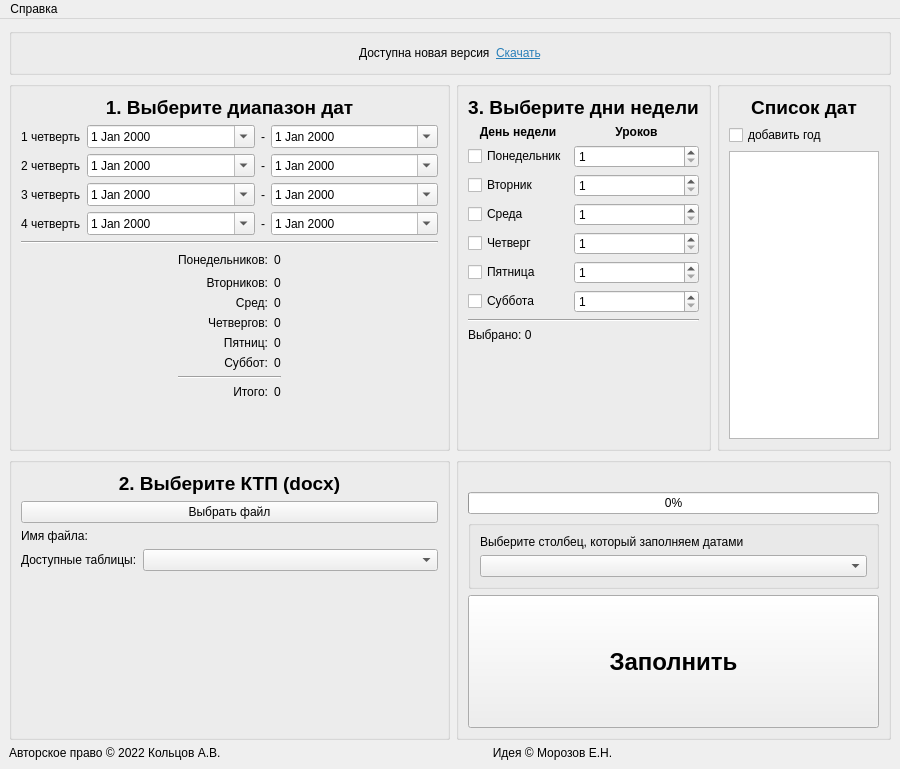
<?xml version="1.0" encoding="UTF-8"?>
<ui version="4.0">
 <class>MainWindow</class>
 <widget class="QMainWindow" name="MainWindow">
  <property name="geometry">
   <rect>
    <x>0</x>
    <y>0</y>
    <width>900</width>
    <height>769</height>
   </rect>
  </property>
  <property name="sizePolicy">
   <sizepolicy hsizetype="Fixed" vsizetype="Fixed">
    <horstretch>0</horstretch>
    <verstretch>0</verstretch>
   </sizepolicy>
  </property>
  <property name="windowTitle">
   <string>Автозаполнение дат в КТП</string>
  </property>
  <widget class="QWidget" name="centralwidget">
   <layout class="QGridLayout" name="gridLayout">
    <item row="2" column="0">
     <widget class="QGroupBox" name="frame_3">
      <layout class="QVBoxLayout" name="verticalLayout_3">
       <item>
        <widget class="QLabel" name="label03">
         <property name="enabled">
          <bool>true</bool>
         </property>
         <property name="sizePolicy">
          <sizepolicy hsizetype="Preferred" vsizetype="Fixed">
           <horstretch>0</horstretch>
           <verstretch>0</verstretch>
          </sizepolicy>
         </property>
         <property name="font">
          <font>
           <pointsize>14</pointsize>
           <weight>75</weight>
           <bold>true</bold>
           <underline>false</underline>
           <kerning>true</kerning>
          </font>
         </property>
         <property name="layoutDirection">
          <enum>Qt::LeftToRight</enum>
         </property>
         <property name="autoFillBackground">
          <bool>false</bool>
         </property>
         <property name="text">
          <string>2. Выберите КТП (docx)</string>
         </property>
         <property name="textFormat">
          <enum>Qt::AutoText</enum>
         </property>
         <property name="scaledContents">
          <bool>false</bool>
         </property>
         <property name="alignment">
          <set>Qt::AlignCenter</set>
         </property>
        </widget>
       </item>
       <item>
        <widget class="QPushButton" name="pushButton">
         <property name="sizePolicy">
          <sizepolicy hsizetype="Preferred" vsizetype="Fixed">
           <horstretch>0</horstretch>
           <verstretch>0</verstretch>
          </sizepolicy>
         </property>
         <property name="text">
          <string>Выбрать файл</string>
         </property>
         <property name="autoRepeat">
          <bool>false</bool>
         </property>
         <property name="autoExclusive">
          <bool>false</bool>
         </property>
         <property name="autoDefault">
          <bool>false</bool>
         </property>
         <property name="default">
          <bool>false</bool>
         </property>
         <property name="flat">
          <bool>false</bool>
         </property>
        </widget>
       </item>
       <item>
        <layout class="QHBoxLayout" name="horizontalLayout">
         <property name="spacing">
          <number>17</number>
         </property>
         <item>
          <widget class="QLabel" name="label11">
           <property name="sizePolicy">
            <sizepolicy hsizetype="Preferred" vsizetype="Preferred">
             <horstretch>0</horstretch>
             <verstretch>0</verstretch>
            </sizepolicy>
           </property>
           <property name="text">
            <string>Имя файла:</string>
           </property>
           <property name="alignment">
            <set>Qt::AlignLeading|Qt::AlignLeft|Qt::AlignTop</set>
           </property>
          </widget>
         </item>
         <item>
          <widget class="QLabel" name="label_files">
           <property name="sizePolicy">
            <sizepolicy hsizetype="Expanding" vsizetype="Preferred">
             <horstretch>0</horstretch>
             <verstretch>0</verstretch>
            </sizepolicy>
           </property>
           <property name="maximumSize">
            <size>
             <width>400</width>
             <height>16777215</height>
            </size>
           </property>
           <property name="text">
            <string/>
           </property>
           <property name="alignment">
            <set>Qt::AlignLeading|Qt::AlignLeft|Qt::AlignTop</set>
           </property>
          </widget>
         </item>
        </layout>
       </item>
       <item>
        <layout class="QGridLayout" name="gridLayout_4">
         <item row="0" column="1">
          <widget class="QComboBox" name="comboBoxTables">
           <property name="sizePolicy">
            <sizepolicy hsizetype="Expanding" vsizetype="Fixed">
             <horstretch>0</horstretch>
             <verstretch>0</verstretch>
            </sizepolicy>
           </property>
           <property name="maximumSize">
            <size>
             <width>300</width>
             <height>16777215</height>
            </size>
           </property>
          </widget>
         </item>
         <item row="0" column="0">
          <widget class="QLabel" name="label12">
           <property name="sizePolicy">
            <sizepolicy hsizetype="Minimum" vsizetype="Preferred">
             <horstretch>0</horstretch>
             <verstretch>0</verstretch>
            </sizepolicy>
           </property>
           <property name="text">
            <string>Доступные таблицы:</string>
           </property>
          </widget>
         </item>
        </layout>
       </item>
       <item>
        <widget class="QLabel" name="labelHours">
         <property name="text">
          <string/>
         </property>
        </widget>
       </item>
       <item>
        <spacer name="verticalSpacer_3">
         <property name="orientation">
          <enum>Qt::Vertical</enum>
         </property>
         <property name="sizeHint" stdset="0">
          <size>
           <width>20</width>
           <height>40</height>
          </size>
         </property>
        </spacer>
       </item>
      </layout>
     </widget>
    </item>
    <item row="4" column="0" colspan="3">
     <layout class="QHBoxLayout" name="horizontalLayout_2">
      <item>
       <widget class="QLabel" name="labelCopyright">
        <property name="text">
         <string>Авторское право © 2022 Кольцов А.В.</string>
        </property>
       </widget>
      </item>
      <item>
       <widget class="QLabel" name="labelIdea">
        <property name="sizePolicy">
         <sizepolicy hsizetype="Expanding" vsizetype="Preferred">
          <horstretch>0</horstretch>
          <verstretch>0</verstretch>
         </sizepolicy>
        </property>
        <property name="text">
         <string>Идея © Морозов Е.Н.</string>
        </property>
        <property name="alignment">
         <set>Qt::AlignCenter</set>
        </property>
       </widget>
      </item>
      <item>
       <widget class="QLabel" name="labelVersion">
        <property name="text">
         <string/>
        </property>
        <property name="alignment">
         <set>Qt::AlignRight|Qt::AlignTrailing|Qt::AlignVCenter</set>
        </property>
       </widget>
      </item>
     </layout>
    </item>
    <item row="1" column="0">
     <widget class="QGroupBox" name="frame_1">
      <layout class="QVBoxLayout" name="verticalLayout">
       <item>
        <widget class="QLabel" name="label01">
         <property name="enabled">
          <bool>true</bool>
         </property>
         <property name="font">
          <font>
           <pointsize>14</pointsize>
           <weight>75</weight>
           <bold>true</bold>
           <underline>false</underline>
           <kerning>true</kerning>
          </font>
         </property>
         <property name="layoutDirection">
          <enum>Qt::LeftToRight</enum>
         </property>
         <property name="autoFillBackground">
          <bool>false</bool>
         </property>
         <property name="text">
          <string>1. Выберите диапазон дат</string>
         </property>
         <property name="textFormat">
          <enum>Qt::AutoText</enum>
         </property>
         <property name="scaledContents">
          <bool>false</bool>
         </property>
         <property name="alignment">
          <set>Qt::AlignCenter</set>
         </property>
        </widget>
       </item>
       <item>
        <layout class="QGridLayout" name="gridLayout_2">
         <property name="topMargin">
          <number>0</number>
         </property>
         <item row="3" column="2">
          <widget class="QLabel" name="label_8">
           <property name="text">
            <string>-</string>
           </property>
          </widget>
         </item>
         <item row="2" column="2">
          <widget class="QLabel" name="label_7">
           <property name="text">
            <string>-</string>
           </property>
          </widget>
         </item>
         <item row="0" column="2">
          <widget class="QLabel" name="label_5">
           <property name="sizePolicy">
            <sizepolicy hsizetype="Preferred" vsizetype="Preferred">
             <horstretch>0</horstretch>
             <verstretch>0</verstretch>
            </sizepolicy>
           </property>
           <property name="text">
            <string>-</string>
           </property>
          </widget>
         </item>
         <item row="0" column="3">
          <widget class="QDateEdit" name="dateEdit1">
           <property name="sizePolicy">
            <sizepolicy hsizetype="Expanding" vsizetype="Fixed">
             <horstretch>0</horstretch>
             <verstretch>0</verstretch>
            </sizepolicy>
           </property>
           <property name="calendarPopup">
            <bool>true</bool>
           </property>
          </widget>
         </item>
         <item row="3" column="0">
          <widget class="QLabel" name="label3">
           <property name="text">
            <string>4 четверть</string>
           </property>
          </widget>
         </item>
         <item row="1" column="1">
          <widget class="QDateEdit" name="dateEdit2">
           <property name="sizePolicy">
            <sizepolicy hsizetype="Preferred" vsizetype="Fixed">
             <horstretch>0</horstretch>
             <verstretch>0</verstretch>
            </sizepolicy>
           </property>
           <property name="calendarPopup">
            <bool>true</bool>
           </property>
          </widget>
         </item>
         <item row="2" column="1">
          <widget class="QDateEdit" name="dateEdit4">
           <property name="sizePolicy">
            <sizepolicy hsizetype="Preferred" vsizetype="Fixed">
             <horstretch>0</horstretch>
             <verstretch>0</verstretch>
            </sizepolicy>
           </property>
           <property name="calendarPopup">
            <bool>true</bool>
           </property>
          </widget>
         </item>
         <item row="1" column="3">
          <widget class="QDateEdit" name="dateEdit3">
           <property name="sizePolicy">
            <sizepolicy hsizetype="Preferred" vsizetype="Fixed">
             <horstretch>0</horstretch>
             <verstretch>0</verstretch>
            </sizepolicy>
           </property>
           <property name="calendarPopup">
            <bool>true</bool>
           </property>
          </widget>
         </item>
         <item row="0" column="0">
          <widget class="QLabel" name="label0">
           <property name="sizePolicy">
            <sizepolicy hsizetype="Preferred" vsizetype="Preferred">
             <horstretch>0</horstretch>
             <verstretch>0</verstretch>
            </sizepolicy>
           </property>
           <property name="text">
            <string>1 четверть</string>
           </property>
          </widget>
         </item>
         <item row="1" column="0">
          <widget class="QLabel" name="label1">
           <property name="text">
            <string>2 четверть</string>
           </property>
          </widget>
         </item>
         <item row="0" column="1">
          <widget class="QDateEdit" name="dateEdit0">
           <property name="sizePolicy">
            <sizepolicy hsizetype="Expanding" vsizetype="Fixed">
             <horstretch>0</horstretch>
             <verstretch>0</verstretch>
            </sizepolicy>
           </property>
           <property name="autoFillBackground">
            <bool>false</bool>
           </property>
           <property name="styleSheet">
            <string notr="true"/>
           </property>
           <property name="calendarPopup">
            <bool>true</bool>
           </property>
          </widget>
         </item>
         <item row="1" column="2">
          <widget class="QLabel" name="label_6">
           <property name="text">
            <string>-</string>
           </property>
          </widget>
         </item>
         <item row="3" column="3">
          <widget class="QDateEdit" name="dateEdit7">
           <property name="sizePolicy">
            <sizepolicy hsizetype="Preferred" vsizetype="Fixed">
             <horstretch>0</horstretch>
             <verstretch>0</verstretch>
            </sizepolicy>
           </property>
           <property name="calendarPopup">
            <bool>true</bool>
           </property>
          </widget>
         </item>
         <item row="2" column="3">
          <widget class="QDateEdit" name="dateEdit5">
           <property name="sizePolicy">
            <sizepolicy hsizetype="Preferred" vsizetype="Fixed">
             <horstretch>0</horstretch>
             <verstretch>0</verstretch>
            </sizepolicy>
           </property>
           <property name="calendarPopup">
            <bool>true</bool>
           </property>
          </widget>
         </item>
         <item row="2" column="0">
          <widget class="QLabel" name="label2">
           <property name="text">
            <string>3 четверть</string>
           </property>
          </widget>
         </item>
         <item row="3" column="1">
          <widget class="QDateEdit" name="dateEdit6">
           <property name="sizePolicy">
            <sizepolicy hsizetype="Preferred" vsizetype="Fixed">
             <horstretch>0</horstretch>
             <verstretch>0</verstretch>
            </sizepolicy>
           </property>
           <property name="calendarPopup">
            <bool>true</bool>
           </property>
          </widget>
         </item>
        </layout>
       </item>
       <item>
        <widget class="Line" name="line">
         <property name="orientation">
          <enum>Qt::Horizontal</enum>
         </property>
        </widget>
       </item>
       <item>
        <layout class="QGridLayout" name="gridLayout_5">
         <item row="1" column="2">
          <widget class="QLabel" name="weekday1">
           <property name="text">
            <string>0</string>
           </property>
          </widget>
         </item>
         <item row="2" column="2">
          <widget class="QLabel" name="weekday2">
           <property name="text">
            <string>0</string>
           </property>
          </widget>
         </item>
         <item row="1" column="1">
          <widget class="QLabel" name="label5">
           <property name="text">
            <string>Вторников:</string>
           </property>
           <property name="alignment">
            <set>Qt::AlignRight|Qt::AlignTrailing|Qt::AlignVCenter</set>
           </property>
          </widget>
         </item>
         <item row="0" column="1">
          <widget class="QLabel" name="label4">
           <property name="text">
            <string>Понедельников:</string>
           </property>
           <property name="alignment">
            <set>Qt::AlignRight|Qt::AlignTrailing|Qt::AlignVCenter</set>
           </property>
          </widget>
         </item>
         <item row="7" column="1">
          <widget class="QLabel" name="label10">
           <property name="text">
            <string>Итого:</string>
           </property>
           <property name="alignment">
            <set>Qt::AlignRight|Qt::AlignTrailing|Qt::AlignVCenter</set>
           </property>
          </widget>
         </item>
         <item row="0" column="2">
          <widget class="QLabel" name="weekday0">
           <property name="text">
            <string>0</string>
           </property>
          </widget>
         </item>
         <item row="7" column="2">
          <widget class="QLabel" name="label_all_days">
           <property name="text">
            <string>0</string>
           </property>
          </widget>
         </item>
         <item row="4" column="1">
          <widget class="QLabel" name="label8">
           <property name="text">
            <string>Пятниц:</string>
           </property>
           <property name="alignment">
            <set>Qt::AlignRight|Qt::AlignTrailing|Qt::AlignVCenter</set>
           </property>
          </widget>
         </item>
         <item row="2" column="1">
          <widget class="QLabel" name="label6">
           <property name="text">
            <string>Сред:</string>
           </property>
           <property name="alignment">
            <set>Qt::AlignRight|Qt::AlignTrailing|Qt::AlignVCenter</set>
           </property>
          </widget>
         </item>
         <item row="5" column="2">
          <widget class="QLabel" name="weekday5">
           <property name="text">
            <string>0</string>
           </property>
          </widget>
         </item>
         <item row="4" column="2">
          <widget class="QLabel" name="weekday4">
           <property name="text">
            <string>0</string>
           </property>
          </widget>
         </item>
         <item row="5" column="1">
          <widget class="QLabel" name="label9">
           <property name="text">
            <string>Суббот:</string>
           </property>
           <property name="alignment">
            <set>Qt::AlignRight|Qt::AlignTrailing|Qt::AlignVCenter</set>
           </property>
          </widget>
         </item>
         <item row="3" column="1">
          <widget class="QLabel" name="label7">
           <property name="text">
            <string>Четвергов:</string>
           </property>
           <property name="alignment">
            <set>Qt::AlignRight|Qt::AlignTrailing|Qt::AlignVCenter</set>
           </property>
          </widget>
         </item>
         <item row="0" column="3">
          <spacer name="horizontalSpacer">
           <property name="orientation">
            <enum>Qt::Horizontal</enum>
           </property>
           <property name="sizeHint" stdset="0">
            <size>
             <width>40</width>
             <height>20</height>
            </size>
           </property>
          </spacer>
         </item>
         <item row="3" column="2">
          <widget class="QLabel" name="weekday3">
           <property name="text">
            <string>0</string>
           </property>
          </widget>
         </item>
         <item row="6" column="1" colspan="2">
          <widget class="Line" name="line_2">
           <property name="orientation">
            <enum>Qt::Horizontal</enum>
           </property>
          </widget>
         </item>
         <item row="0" column="0">
          <spacer name="horizontalSpacer_2">
           <property name="orientation">
            <enum>Qt::Horizontal</enum>
           </property>
           <property name="sizeHint" stdset="0">
            <size>
             <width>40</width>
             <height>20</height>
            </size>
           </property>
          </spacer>
         </item>
        </layout>
       </item>
       <item>
        <spacer name="verticalSpacer">
         <property name="orientation">
          <enum>Qt::Vertical</enum>
         </property>
         <property name="sizeHint" stdset="0">
          <size>
           <width>20</width>
           <height>40</height>
          </size>
         </property>
        </spacer>
       </item>
      </layout>
     </widget>
    </item>
    <item row="1" column="1">
     <widget class="QGroupBox" name="frame_2">
      <property name="styleSheet">
       <string notr="true"/>
      </property>
      <layout class="QVBoxLayout" name="verticalLayout_2">
       <item>
        <widget class="QLabel" name="label02">
         <property name="enabled">
          <bool>true</bool>
         </property>
         <property name="font">
          <font>
           <pointsize>14</pointsize>
           <weight>75</weight>
           <bold>true</bold>
           <underline>false</underline>
           <kerning>true</kerning>
          </font>
         </property>
         <property name="layoutDirection">
          <enum>Qt::LeftToRight</enum>
         </property>
         <property name="autoFillBackground">
          <bool>false</bool>
         </property>
         <property name="text">
          <string>3. Выберите дни недели</string>
         </property>
         <property name="textFormat">
          <enum>Qt::AutoText</enum>
         </property>
         <property name="scaledContents">
          <bool>false</bool>
         </property>
         <property name="alignment">
          <set>Qt::AlignCenter</set>
         </property>
        </widget>
       </item>
       <item>
        <layout class="QGridLayout" name="gridLayout_3">
         <item row="4" column="0">
          <widget class="QCheckBox" name="checkBoxWeek3">
           <property name="text">
            <string>Четверг</string>
           </property>
          </widget>
         </item>
         <item row="4" column="1">
          <widget class="QSpinBox" name="spinBoxWeek3">
           <property name="minimum">
            <number>1</number>
           </property>
           <property name="maximum">
            <number>2</number>
           </property>
          </widget>
         </item>
         <item row="3" column="0">
          <widget class="QCheckBox" name="checkBoxWeek2">
           <property name="text">
            <string>Среда</string>
           </property>
          </widget>
         </item>
         <item row="5" column="1">
          <widget class="QSpinBox" name="spinBoxWeek4">
           <property name="minimum">
            <number>1</number>
           </property>
           <property name="maximum">
            <number>2</number>
           </property>
          </widget>
         </item>
         <item row="2" column="0">
          <widget class="QCheckBox" name="checkBoxWeek1">
           <property name="text">
            <string>Вторник</string>
           </property>
          </widget>
         </item>
         <item row="3" column="1">
          <widget class="QSpinBox" name="spinBoxWeek2">
           <property name="minimum">
            <number>1</number>
           </property>
           <property name="maximum">
            <number>2</number>
           </property>
          </widget>
         </item>
         <item row="6" column="1">
          <widget class="QSpinBox" name="spinBoxWeek5">
           <property name="minimum">
            <number>1</number>
           </property>
           <property name="maximum">
            <number>2</number>
           </property>
          </widget>
         </item>
         <item row="2" column="1">
          <widget class="QSpinBox" name="spinBoxWeek1">
           <property name="minimum">
            <number>1</number>
           </property>
           <property name="maximum">
            <number>2</number>
           </property>
          </widget>
         </item>
         <item row="5" column="0">
          <widget class="QCheckBox" name="checkBoxWeek4">
           <property name="text">
            <string>Пятница</string>
           </property>
          </widget>
         </item>
         <item row="0" column="1">
          <widget class="QLabel" name="label_15">
           <property name="font">
            <font>
             <weight>75</weight>
             <bold>true</bold>
            </font>
           </property>
           <property name="text">
            <string>Уроков</string>
           </property>
           <property name="alignment">
            <set>Qt::AlignCenter</set>
           </property>
          </widget>
         </item>
         <item row="0" column="0">
          <widget class="QLabel" name="label_14">
           <property name="font">
            <font>
             <weight>75</weight>
             <bold>true</bold>
            </font>
           </property>
           <property name="text">
            <string>День недели</string>
           </property>
           <property name="alignment">
            <set>Qt::AlignCenter</set>
           </property>
          </widget>
         </item>
         <item row="6" column="0">
          <widget class="QCheckBox" name="checkBoxWeek5">
           <property name="text">
            <string>Суббота</string>
           </property>
          </widget>
         </item>
         <item row="1" column="1">
          <widget class="QSpinBox" name="spinBoxWeek0">
           <property name="minimum">
            <number>1</number>
           </property>
           <property name="maximum">
            <number>2</number>
           </property>
          </widget>
         </item>
         <item row="1" column="0">
          <widget class="QCheckBox" name="checkBoxWeek0">
           <property name="sizePolicy">
            <sizepolicy hsizetype="Maximum" vsizetype="Fixed">
             <horstretch>0</horstretch>
             <verstretch>0</verstretch>
            </sizepolicy>
           </property>
           <property name="text">
            <string>Понедельник</string>
           </property>
          </widget>
         </item>
        </layout>
       </item>
       <item>
        <widget class="Line" name="line_5">
         <property name="orientation">
          <enum>Qt::Horizontal</enum>
         </property>
        </widget>
       </item>
       <item>
        <widget class="QLabel" name="label_selected_days">
         <property name="text">
          <string>Выбрано: 0</string>
         </property>
        </widget>
       </item>
       <item>
        <spacer name="verticalSpacer_2">
         <property name="orientation">
          <enum>Qt::Vertical</enum>
         </property>
         <property name="sizeHint" stdset="0">
          <size>
           <width>20</width>
           <height>40</height>
          </size>
         </property>
        </spacer>
       </item>
      </layout>
     </widget>
    </item>
    <item row="1" column="2">
     <widget class="QGroupBox" name="frame_0">
      <layout class="QVBoxLayout" name="verticalLayout_5">
       <item>
        <widget class="QLabel" name="label04">
         <property name="enabled">
          <bool>true</bool>
         </property>
         <property name="font">
          <font>
           <pointsize>14</pointsize>
           <weight>75</weight>
           <bold>true</bold>
           <underline>false</underline>
           <kerning>true</kerning>
          </font>
         </property>
         <property name="layoutDirection">
          <enum>Qt::LeftToRight</enum>
         </property>
         <property name="autoFillBackground">
          <bool>false</bool>
         </property>
         <property name="text">
          <string>Список дат</string>
         </property>
         <property name="textFormat">
          <enum>Qt::AutoText</enum>
         </property>
         <property name="scaledContents">
          <bool>false</bool>
         </property>
         <property name="alignment">
          <set>Qt::AlignCenter</set>
         </property>
        </widget>
       </item>
       <item>
        <widget class="QCheckBox" name="checkBoxYear">
         <property name="text">
          <string>добавить год</string>
         </property>
        </widget>
       </item>
       <item>
        <widget class="QPlainTextEdit" name="plainTextEdit">
         <property name="sizePolicy">
          <sizepolicy hsizetype="Fixed" vsizetype="Expanding">
           <horstretch>0</horstretch>
           <verstretch>0</verstretch>
          </sizepolicy>
         </property>
         <property name="maximumSize">
          <size>
           <width>150</width>
           <height>16777215</height>
          </size>
         </property>
         <property name="readOnly">
          <bool>true</bool>
         </property>
        </widget>
       </item>
      </layout>
     </widget>
    </item>
    <item row="2" column="1" colspan="2">
     <widget class="QGroupBox" name="groupBox_4">
      <layout class="QVBoxLayout" name="verticalLayout_4">
       <item>
        <widget class="QLabel" name="labelProgress">
         <property name="text">
          <string/>
         </property>
         <property name="alignment">
          <set>Qt::AlignCenter</set>
         </property>
        </widget>
       </item>
       <item>
        <widget class="QProgressBar" name="progressBar">
         <property name="value">
          <number>0</number>
         </property>
         <property name="textVisible">
          <bool>true</bool>
         </property>
         <property name="orientation">
          <enum>Qt::Horizontal</enum>
         </property>
         <property name="invertedAppearance">
          <bool>false</bool>
         </property>
        </widget>
       </item>
       <item>
        <widget class="QGroupBox" name="groupBox">
         <property name="title">
          <string/>
         </property>
         <layout class="QVBoxLayout" name="verticalLayout_6">
          <item>
           <widget class="QLabel" name="label13">
            <property name="sizePolicy">
             <sizepolicy hsizetype="Minimum" vsizetype="Preferred">
              <horstretch>0</horstretch>
              <verstretch>0</verstretch>
             </sizepolicy>
            </property>
            <property name="text">
             <string>Выберите столбец, который заполняем датами</string>
            </property>
           </widget>
          </item>
          <item>
           <widget class="QComboBox" name="comboBoxColumns">
            <property name="sizePolicy">
             <sizepolicy hsizetype="Expanding" vsizetype="Fixed">
              <horstretch>0</horstretch>
              <verstretch>0</verstretch>
             </sizepolicy>
            </property>
            <property name="maximumSize">
             <size>
              <width>16777215</width>
              <height>16777215</height>
             </size>
            </property>
            <property name="font">
             <font>
              <weight>75</weight>
              <bold>true</bold>
             </font>
            </property>
            <property name="frame">
             <bool>true</bool>
            </property>
           </widget>
          </item>
         </layout>
        </widget>
       </item>
       <item>
        <widget class="QPushButton" name="pushButtonFill">
         <property name="enabled">
          <bool>true</bool>
         </property>
         <property name="sizePolicy">
          <sizepolicy hsizetype="Preferred" vsizetype="Expanding">
           <horstretch>0</horstretch>
           <verstretch>0</verstretch>
          </sizepolicy>
         </property>
         <property name="font">
          <font>
           <pointsize>18</pointsize>
           <weight>75</weight>
           <bold>true</bold>
          </font>
         </property>
         <property name="focusPolicy">
          <enum>Qt::StrongFocus</enum>
         </property>
         <property name="styleSheet">
          <string notr="true"/>
         </property>
         <property name="text">
          <string>Заполнить</string>
         </property>
        </widget>
       </item>
      </layout>
     </widget>
    </item>
    <item row="0" column="0" colspan="3">
     <widget class="QGroupBox" name="groupBoxNewVer">
      <property name="title">
       <string/>
      </property>
      <layout class="QHBoxLayout" name="horizontalLayout_3">
       <item>
        <spacer name="horizontalSpacer_3">
         <property name="orientation">
          <enum>Qt::Horizontal</enum>
         </property>
         <property name="sizeHint" stdset="0">
          <size>
           <width>40</width>
           <height>20</height>
          </size>
         </property>
        </spacer>
       </item>
       <item>
        <widget class="QLabel" name="labelNewVersion">
         <property name="text">
          <string>Доступна новая версия</string>
         </property>
        </widget>
       </item>
       <item>
        <widget class="QLabel" name="label">
         <property name="text">
          <string>&lt;html&gt;&lt;head/&gt;&lt;body&gt;&lt;p&gt;&lt;a href=&quot;https://sourceforge.net/projects/autofillktp/files/latest/download&quot;&gt;&lt;span style=&quot; text-decoration: underline; color:#2980b9;&quot;&gt;Скачать&lt;/span&gt;&lt;/a&gt;&lt;/p&gt;&lt;/body&gt;&lt;/html&gt;</string>
         </property>
         <property name="textFormat">
          <enum>Qt::MarkdownText</enum>
         </property>
         <property name="openExternalLinks">
          <bool>true</bool>
         </property>
         <property name="textInteractionFlags">
          <set>Qt::LinksAccessibleByMouse|Qt::TextSelectableByMouse</set>
         </property>
        </widget>
       </item>
       <item>
        <spacer name="horizontalSpacer_4">
         <property name="orientation">
          <enum>Qt::Horizontal</enum>
         </property>
         <property name="sizeHint" stdset="0">
          <size>
           <width>40</width>
           <height>20</height>
          </size>
         </property>
        </spacer>
       </item>
      </layout>
     </widget>
    </item>
   </layout>
  </widget>
  <widget class="QMenuBar" name="menuBar">
   <property name="geometry">
    <rect>
     <x>0</x>
     <y>0</y>
     <width>900</width>
     <height>33</height>
    </rect>
   </property>
   <widget class="QMenu" name="menu">
    <property name="title">
     <string>Справка</string>
    </property>
    <addaction name="action_1"/>
    <addaction name="action_2"/>
   </widget>
   <addaction name="menu"/>
  </widget>
  <action name="action_1">
   <property name="text">
    <string>Помощь</string>
   </property>
  </action>
  <action name="action_2">
   <property name="text">
    <string>О программе</string>
   </property>
  </action>
 </widget>
 <resources/>
 <connections/>
</ui>
